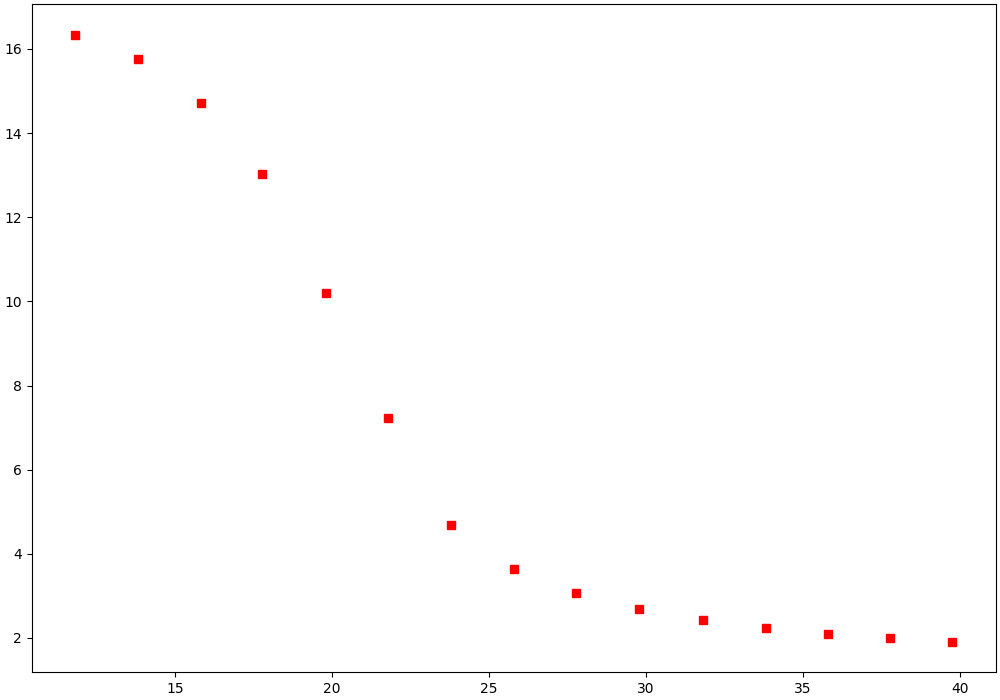

Generate this figure with Python:
import matplotlib.pyplot as plt
import numpy as np
from scipy.optimize import curve_fit 

def mapping(x, a, b): 
    return a * x + b 

T_list = []
U_list = []
t_list = []

t_0 = 6.9092



with  open('data', 'r')  as  data:
    for line in data:
        list_line = list((map(float, line.split())))
        T_list.append(list_line[0])
        U_list.append(list_line[1])
        t_list.append(list_line[2])

for i in range(len(T_list)):
    T_list[i] = T_list[i] + U_list[i] * 24

x = np.array(T_list)
y_list = []

for i in range(len(t_list)):
    y_list.append(((float)(t_list[i] ** 2 - t_0 ** 2)))

y = np.array(y_list)

#correction = y[0] - 0.01

#y = y - correction



x_aproc = x[4:len(x)-4]
y_aproc = y[4:len(y)-4]
x_ful_aproc = x[4:len(x)]

args, covarian = curve_fit(mapping, x_aproc, y_aproc)
a, b = args[0], args[1]
y_fit = a * x_ful_aproc + b
y_fit = np.append(y_fit, 0)
x_ful_aproc = np.append(x_ful_aproc, -b/a)
print(-b/a)



fig, ax = plt.subplots(figsize=(10,7), constrained_layout=True)

plt.plot(x, y, 'rs')
#plt.plot(x_ful_aproc, y_fit, 'g')

plt.savefig("1.png")

with open("upd_data", "w+") as upd_data:
    for i in range(len(y)):
        strin = str(x[i]) + " " + str(y[i]) + "\n"
        upd_data.write(strin)


